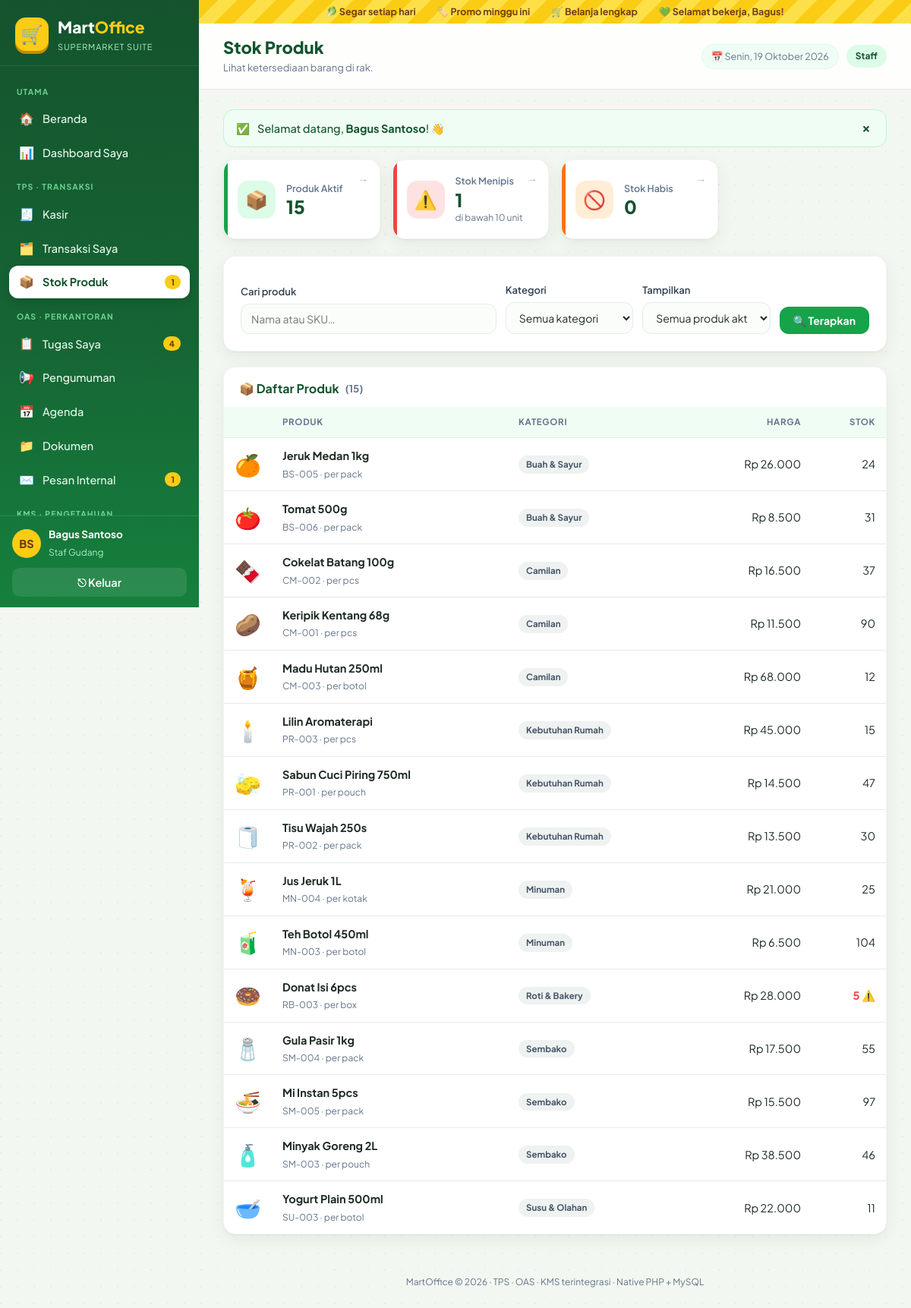
/tps/produk.php (signed in), run on the app's committed database.
### tables this page shows
CREATE TABLE pegawai (
  id        INT AUTO_INCREMENT PRIMARY KEY,
  nama      VARCHAR(80)  NOT NULL,
  username  VARCHAR(40)  NOT NULL UNIQUE,
  password  VARCHAR(255) NOT NULL,
  role      ENUM('admin','manajer','staff') NOT NULL,
  jabatan   VARCHAR(60)  NULL,
  aktif     TINYINT(1)   NOT NULL DEFAULT 1,
  dibuat    DATETIME     NOT NULL DEFAULT CURRENT_TIMESTAMP
);

CREATE TABLE produk (
  id        INT AUTO_INCREMENT PRIMARY KEY,
  sku       VARCHAR(30)  NOT NULL UNIQUE,
  nama      VARCHAR(80)  NOT NULL,
  ikon      VARCHAR(16)  NOT NULL DEFAULT '🛍️',
  kategori  VARCHAR(40)  NOT NULL,
  satuan    VARCHAR(20)  NOT NULL DEFAULT 'pcs',
  harga     DECIMAL(12,2) NOT NULL,
  stok      INT          NOT NULL DEFAULT 0,
  aktif     TINYINT(1)   NOT NULL DEFAULT 1,
  dibuat    DATETIME     NOT NULL DEFAULT CURRENT_TIMESTAMP
);

### includes/app.php (called while the page is built, shortened)
<?php
require_once __DIR__ . '/functions.php';
require_once __DIR__ . '/layout.php';
if (!empty($_SESSION['uid'])) {
    $GLOBALS['ME'] = row('SELECT id,nama,username,role,jabatan FROM pegawai WHERE id=? AND aktif=1', [(int) $_SESSION['uid']]);
}

### tps/produk.php (the view, shortened to what this page needs)
<?php
require __DIR__ . '/../includes/app.php';
$isAdmin = role() === 'admin';
$f   = pilih(get('f'), ['menipis', 'arsip', 'habis'], '');
$kat = get('kat');
$cari = get('cari');
$where = [$f === 'arsip' ? 'aktif=0' : 'aktif=1']; $p = [];
$produk = rows('SELECT * FROM produk WHERE ' . implode(' AND ', $where) . ' ORDER BY kategori,nama', $p);
$kategori = array_column(rows('SELECT DISTINCT kategori FROM produk ORDER BY kategori'), 'kategori');
page_start($isAdmin ? 'Produk & Stok' : 'Stok Produk', 'produk', $isAdmin ? 'Kelola rak, harga, dan persediaan supermarket.' : (is_boss() ? 'Pantau persediaan dan lakukan restok.' : 'Lihat ketersediaan barang di rak.'));
?>
<div class="stats">
  <?= stat_card('Produk Aktif', angka(val('SELECT COUNT(*) FROM produk WHERE aktif=1')), '📦', 'g', 'tps/produk.php') ?>
  <?= stat_card('Stok Menipis', angka(val('SELECT COUNT(*) FROM produk WHERE aktif=1 AND stok<?', [STOK_MIN])), '⚠️', 'r', 'tps/produk.php?f=menipis', 'di bawah ' . STOK_MIN . ' unit') ?>
  <?= stat_card('Stok Habis', angka(val('SELECT COUNT(*) FROM produk WHERE aktif=1 AND stok=0')), '🚫', 'o', 'tps/produk.php?f=habis') ?>
</div>
<form class="card row" method="get">
  <div style="flex:2"><label>Cari produk</label><input name="cari" value="<?= e($cari) ?>" placeholder="Nama atau SKU…"></div>
  <div><label>Kategori</label><select name="kat"><option value="">Semua kategori</option><?php foreach ($kategori as $k) echo '<option' . ($kat === $k ? ' selected' : '') . '>' . e($k) . '</option>'; ?></select></div>
  <div><label>Tampilkan</label><select name="f">
    <?php foreach (['' => 'Semua produk aktif', 'menipis' => 'Stok menipis', 'habis' => 'Stok habis', 'arsip' => 'Produk diarsipkan'] as $k => $v) echo '<option value="' . $k . '"' . ($f === $k ? ' selected' : '') . '>' . $v . '</option>'; ?></select></div>
  <div class="fit"><button type="submit">🔍 Terapkan</button></div>
</form>
<div class="card tight">
  <div class="card-h"><h3>📦 Daftar Produk <small>(<?= count($produk) ?>)</small></h3></div>
  <div class="table-wrap" style="margin-top:12px">
  <?php if (!$produk): echo empty_state('📦', 'Tidak ada produk yang cocok', $isAdmin ? 'Tambahkan produk baru dengan tombol “Produk Baru”.' : '');
  else: ?>
  <table>
    <thead><tr><th></th><th>Produk</th><th>Kategori</th><th class="num">Harga</th><th class="num">Stok</th><?= is_boss() ? '<th>Aksi Stok</th>' : '' ?><?= $isAdmin ? '<th></th>' : '' ?></tr></thead>
    <tbody><?php foreach ($produk as $x): $low = $x['stok'] < STOK_MIN; ?>
      <tr>
        <td style="font-size:28px;width:50px"><?= e($x['ikon']) ?></td>
        <td><b><?= e($x['nama']) ?></b><br><small><?= e($x['sku']) ?> · per <?= e($x['satuan']) ?></small></td>
        <td><?= badge($x['kategori'], 'n') ?></td>
        <td class="num"><?= rp($x['harga']) ?></td>
        <td class="num <?= $low ? 'low' : '' ?>"><?= angka($x['stok']) ?><?= $x['stok'] == 0 ? ' 🚫' : ($low ? ' ⚠️' : '') ?></td>
      </tr>
    <?php endforeach; ?></tbody>
  </table>
  <?php endif; ?>
  </div>
</div>
<?php page_end();

### includes/layout.php (shortened to what this page needs)
<?php
function menu_items(string $active = ''): array
{
    $r = role();
    $all = ['admin', 'manajer', 'staff'];
    $boss = ['admin', 'manajer'];
    $uid = uid();
    $unread  = (int) val('SELECT COUNT(*) FROM pesan WHERE id_penerima=? AND dibaca=0', [$uid]);
    $review  = in_array($r, $boss) ? (int) val("SELECT COUNT(*) FROM artikel_kms WHERE status='menunggu_review'") : 0;
    $tugas   = $r === 'staff'
        ? (int) val("SELECT COUNT(*) FROM tugas WHERE id_staff=? AND status!='selesai'", [$uid])
        : (int) val("SELECT COUNT(*) FROM tugas WHERE status!='selesai'");
    $menipis = (int) val('SELECT COUNT(*) FROM produk WHERE aktif=1 AND stok<?', [STOK_MIN]);
    $groups = [
        ['Utama', [
            ['beranda', '🏠', 'Beranda', 'beranda.php', $all, 0],
            ['dashboard', '📊', 'Dashboard Saya', home_url(), $all, 0],
            ['mis', '📈', 'MIS · Kinerja Perusahaan', 'mis/index.php', ['manajer'], 0],
        ]],
        ['TPS · Transaksi', [
            ['kasir', '🧾', 'Kasir', 'tps/kasir.php', ['admin', 'staff'], 0],
            ['transaksi', '🗂️', $r === 'staff' ? 'Transaksi Saya' : 'Riwayat Transaksi', 'tps/transaksi.php', $all, 0],
            ['produk', '📦', $r === 'admin' ? 'Produk & Stok' : 'Stok Produk', 'tps/produk.php', $all, $menipis],
            ['laporan', '📊', 'Laporan Penjualan', 'tps/laporan.php', $boss, 0],
        ]],
        ['OAS · Perkantoran', [
            ['tugas', '📋', $r === 'staff' ? 'Tugas Saya' : 'Tugas Staff', 'oas/tugas.php', $all, $tugas],
            ['pengumuman', '📢', 'Pengumuman', 'oas/pengumuman.php', $all, 0],
            ['agenda', '📅', 'Agenda', 'oas/agenda.php', $all, 0],
            ['dokumen', '📁', 'Dokumen', 'oas/dokumen.php', $all, 0],
            ['pesan', '✉️', 'Pesan Internal', 'oas/pesan.php', $all, $unread],
        ]],
        ['KMS · Pengetahuan', [
            ['kms', '📚', 'Knowledge Center', 'kms/index.php', $all, 0],
            ['kms-tulis', '✍️', 'Tulis Knowledge', 'kms/tulis.php', $all, 0],
            ['kms-review', '📝', 'Review Knowledge', 'kms/index.php?tab=review', $boss, $review],
            ['kms-kategori', '🏷️', 'Kategori KMS', 'kms/kategori.php', $boss, 0],
        ]],
        ['Master', [
            ['users', '👥', 'User & Role', 'admin/users.php', ['admin'], 0],
        ]],
    ];
    $out = [];
    foreach ($groups as [$label, $items]) {
        $items = array_values(array_filter($items, fn($i) => in_array($r, $i[4], true)));
        if ($items) $out[] = [$label, $items];
    }
    return $out;
}
function page_start(string $title, string $active = '', string $subtitle = ''): void
{
    $u = me();
    ?><!doctype html>
<html lang="id">
<head>
<link rel="stylesheet" href="<?= url('assets/css/style.css') ?>">
</head>
<body>
<div class="shell">
  <aside class="side<?= strncmp($active, 'mis', 3) === 0 ? ' compact' : '' ?>" id="side">
    <a class="brand" href="<?= url('beranda.php') ?>">
      <span class="logo">🛒</span>
      <span><b>Mart</b><i>Office</i><small><?= strncmp($active, 'mis', 3) === 0 ? 'Management Info System' : 'Supermarket Suite' ?></small></span>
    </a>
    <nav class="menu">
      <?php foreach (menu_items($active) as [$label, $items]): ?>
        <div class="menu-label"><?= e($label) ?></div>
        <?php foreach ($items as [$key, $ic, $text, $href, , $count]): ?>
          <a href="<?= url($href) ?>" class="<?= $key === $active ? 'on' : '' ?>">
            <span class="mi"><?= $ic ?></span><span class="mt"><?= e($text) ?></span>
            <?php if ($count > 0): ?><span class="count"><?= $count ?></span><?php endif; ?>
          </a>
        <?php endforeach; ?>
      <?php endforeach; ?>
    </nav>
    <div class="side-foot">
      <div class="me">
        <span class="avatar"><?= e(inisial($u['nama'])) ?></span>
        <div><b><?= e($u['nama']) ?></b><small><?= e($u['jabatan'] ?: ucfirst($u['role'])) ?></small></div>
      </div>
      <a class="logout" href="<?= url('logout.php') ?>">⎋ Keluar</a>
    </div>
  </aside>
  <div class="main">
    <div class="promo-strip">
      <span>🥬 Segar setiap hari</span><span>🏷️ Promo minggu ini</span><span>🛒 Belanja lengkap</span><span>💚 Selamat bekerja, <?= e(explode(' ', $u['nama'])[0]) ?>!</span>
    </div>
    <header class="topbar">
      <div class="tb-title">
        <h1><?= e($title) ?></h1>
        <?php if ($subtitle): ?><p><?= $subtitle ?></p><?php endif; ?>
      </div>
      <div class="tb-right">
        <span class="today">📅 <?= tgl_panjang() ?></span>
        <span class="role-pill <?= e($u['role']) ?>"><?= e(ucfirst($u['role'])) ?></span>
      </div>
    </header>
    <main class="content">
      <?= render_flash() ?>
<?php
}
function page_end(): void
{
    ?>
    </main>
    <footer class="foot"><?= APP_NAME ?> © <?= date('Y') ?> · TPS · OAS · KMS terintegrasi · Native PHP + MySQL</footer>
  </div>
</div>
</body>
</html>
<?php
}
function stat_card(string $label, $value, string $icon, string $tone = 'g', string $href = '', string $note = ''): string
{
    $in = '<span class="stat-ic">' . $icon . '</span><div class="stat-body"><small>' . e($label) . '</small><strong>' . $value . '</strong>'
        . ($note ? '<em>' . $note . '</em>' : '') . '</div>';
    return $href
        ? '<a class="stat ' . $tone . '" href="' . url($href) . '">' . $in . '<span class="stat-go">→</span></a>'
        : '<div class="stat ' . $tone . '">' . $in . '</div>';
}

### includes/functions.php (shortened to what this page needs)
<?php
function db(): mysqli
{
    static $db = null;
    if ($db === null) {
        try {
            $db = new mysqli(DB_HOST, DB_USER, DB_PASS, DB_NAME, DB_PORT);
        } catch (mysqli_sql_exception $ex) {
            fatal_page('Database belum siap',
                'MartOffice tidak dapat terhubung ke database <b>' . DB_NAME . '</b>.<br>'
                . 'Pastikan MySQL di XAMPP sudah <b>Start</b> dan file <code>database.sql</code> sudah dijalankan.<br>'
                . '<small>Detail: ' . e($ex->getMessage()) . '</small>');
        }
        $db->set_charset('utf8mb4');
        $db->query("SET time_zone = '+07:00'");
    }
    return $db;
}
function q(string $sql, array $p = [])
{
    $st = db()->prepare($sql);
    if ($p) {
        $types = '';
        foreach ($p as $v) $types .= is_int($v) ? 'i' : (is_float($v) ? 'd' : 's');
        $st->bind_param($types, ...$p);
    }
    $st->execute();
    $res = $st->get_result();
    return $res === false ? $st : $res;
}
function rows(string $sql, array $p = []): array { return q($sql, $p)->fetch_all(MYSQLI_ASSOC); }
function row(string $sql, array $p = []): ?array { return q($sql, $p)->fetch_assoc() ?: null; }
function val(string $sql, array $p = []) { $r = q($sql, $p)->fetch_row(); return $r ? $r[0] : null; }
function e($v): string { return htmlspecialchars((string) ($v ?? ''), ENT_QUOTES, 'UTF-8'); }
function rp($n): string { return 'Rp ' . number_format((float) $n, 0, ',', '.'); }
function angka($n): string { return number_format((float) $n, 0, ',', '.'); }
function tgl_panjang($dt = null): string
{
    $hari = ['Minggu', 'Senin', 'Selasa', 'Rabu', 'Kamis', 'Jumat', 'Sabtu'];
    $bln = ['', 'Januari', 'Februari', 'Maret', 'April', 'Mei', 'Juni', 'Juli', 'Agustus', 'September', 'Oktober', 'November', 'Desember'];
    $t = $dt ? strtotime($dt) : time();
    return $hari[(int) date('w', $t)] . ', ' . date('j', $t) . ' ' . $bln[(int) date('n', $t)] . ' ' . date('Y', $t);
}
function inisial(string $nama): string
{
    $p = preg_split('/\s+/', trim($nama));
    return strtoupper(mb_substr($p[0] ?? '?', 0, 1) . mb_substr($p[1] ?? '', 0, 1));
}
function badge(string $text, string $tone = 'g'): string
{
    return '<span class="badge ' . $tone . '">' . e($text) . '</span>';
}
function get(string $k, $def = '') { return is_string($_GET[$k] ?? null) ? trim($_GET[$k]) : $def; }
function pilih($v, array $boleh, $default) { return in_array($v, $boleh, true) ? $v : $default; }
function url(string $path = ''): string { return BASE_URL . '/' . ltrim($path, '/'); }
function render_flash(): string
{
    $out = '';
    foreach ($_SESSION['flash'] ?? [] as [$t, $m]) {
        $ic = ['ok' => '✅', 'err' => '⚠️', 'info' => 'ℹ️'][$t] ?? 'ℹ️';
        $out .= '<div class="alert ' . $t . '"><span>' . $ic . '</span><div>' . $m . '</div><button type="button" class="x" onclick="this.parentNode.remove()">×</button></div>';
    }
    return $out;
}
function me(): ?array { return $GLOBALS['ME'] ?? null; }

### data on the page
pegawai: nama "BS", nama "Bagus Santoso", jabatan "Staf Gudang", nama "Bagus", role "Staff"
produk: ikon "🍊", nama "Jeruk Medan 1kg", sku "BS-005", satuan "pack", kategori "Buah & Sayur", harga "Rp 26.000", stok "24"
produk: ikon "🍅", nama "Tomat 500g", sku "BS-006", satuan "pack", kategori "Buah & Sayur", harga "Rp 8.500", stok "31"
produk: ikon "🍫", nama "Cokelat Batang 100g", sku "CM-002", satuan "pcs", kategori "Camilan", harga "Rp 16.500", stok "37"
produk: ikon "🥔", nama "Keripik Kentang 68g", sku "CM-001", satuan "pcs", kategori "Camilan", harga "Rp 11.500", stok "90"
produk: ikon "🍯", nama "Madu Hutan 250ml", sku "CM-003", satuan "botol", kategori "Camilan", harga "Rp 68.000", stok "12"
produk: ikon "🕯️", nama "Lilin Aromaterapi", sku "PR-003", satuan "pcs", kategori "Kebutuhan Rumah", harga "Rp 45.000", stok "15"
produk: ikon "🧽", nama "Sabun Cuci Piring 750ml", sku "PR-001", satuan "pouch", kategori "Kebutuhan Rumah", harga "Rp 14.500", stok "47"
produk: ikon "🧻", nama "Tisu Wajah 250s", sku "PR-002", satuan "pack", kategori "Kebutuhan Rumah", harga "Rp 13.500", stok "30"
produk: ikon "🍹", nama "Jus Jeruk 1L", sku "MN-004", satuan "kotak", kategori "Minuman", harga "Rp 21.000", stok "25"
produk: ikon "🧃", nama "Teh Botol 450ml", sku "MN-003", satuan "botol", kategori "Minuman", harga "Rp 6.500", stok "104"
produk: ikon "🍩", nama "Donat Isi 6pcs", sku "RB-003", satuan "box", kategori "Roti & Bakery", harga "Rp 28.000", stok "5"
produk: ikon "🧂", nama "Gula Pasir 1kg", sku "SM-004", satuan "pack", kategori "Sembako", harga "Rp 17.500", stok "55"
produk: ikon "🍜", nama "Mi Instan 5pcs", sku "SM-005", satuan "pack", kategori "Sembako", harga "Rp 15.500", stok "97"
produk: ikon "🧴", nama "Minyak Goreng 2L", sku "SM-003", satuan "pouch", kategori "Sembako", harga "Rp 38.500", stok "46"
produk: ikon "🥣", nama "Yogurt Plain 500ml", sku "SU-003", satuan "botol", kategori "Susu & Olahan", harga "Rp 22.000", stok "11"

### other printed values
$label "UTAMA"
$ic "🏠"
$text "Beranda"
$ic "📊"
$text "Dashboard Saya"
$label "TPS · TRANSAKSI"
$ic "🧾"
$text "Kasir"
$ic "🗂️"
$text "Transaksi Saya"
$ic "📦"
$text "Stok Produk"
$count "1"
$label "OAS · PERKANTORAN"
$ic "📋"
